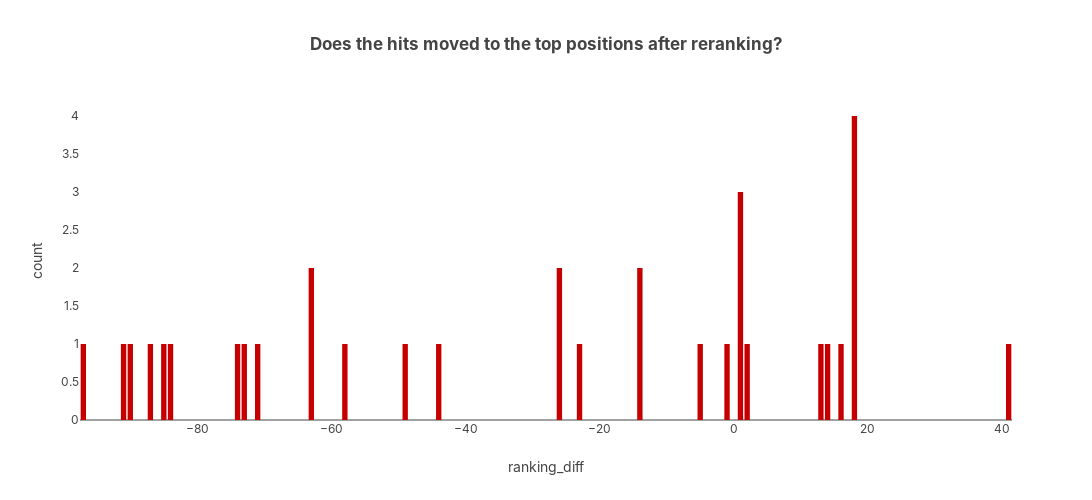

Source (notebook cell):
### Code cell
# The more dense at x > 0 and to the right the better

_df = (
    pd.merge(
        popular_recs_target,
        reranking_recs_target,
        on=['user_id', 'parent_asin'],
        suffixes=['_p', '_r']
    )
    .loc[lambda df: df['rating_p'].gt(0)]
    .loc[lambda df: df['rec_ranking_r'].between(0, cmparams.top_k + 1) | df['rec_ranking_p'].between(0, cmparams.top_k + 1)]
    .assign(ranking_diff=lambda df: df['rec_ranking_p'] - df['rec_ranking_r'])
)

_df.pipe(plot_rec_ranking_diff_histogram, name='ranking_diff', title='Does the hits moved to the top positions after reranking?')

logger.info(f"Number of hits that are moved upper after reranking: {_df.loc[lambda df: df['ranking_diff'].gt(0)].shape[0]}")
logger.info(f"Number of hits that are moved lower after reranking: {_df.loc[lambda df: df['ranking_diff'].lt(0)].shape[0]}")

### Figure 1 — Plotly figure (JSON) as saved in the notebook; plotly's stock layout.template omitted (floating-point values rounded to 4 significant figures)
{"data": [{"alignmentgroup": "True", "hovertemplate": "ranking_diff=%{x}<br>count=%{y}<extra></extra>", "legendgroup": "", "marker": {"color": "#c60000", "pattern": {"shape": ""}}, "name": "", "offsetgroup": "", "orientation": "v", "showlegend": false, "textposition": "auto", "type": "bar", "x": [-97, -91, -90, -87, -85, -84, -74, -73, -71, -63, -58, -49, -44, -26, -23, -14, -5, -1, 1, 2, 13, 14, 16, 18, 41], "xaxis": "x", "y": [1, 1, 1, 1, 1, 1, 1, 1, 1, 2, 1, 1, 1, 2, 1, 2, 1, 1, 3, 1, 1, 1, 1, 4, 1], "yaxis": "y"}], "layout": {"barmode": "relative", "height": 500, "legend": {"tracegroupgap": 0}, "title": {"text": "Does the hits moved to the top positions after reranking?"}, "width": 1300, "xaxis": {"anchor": "y", "autorange": true, "domain": [0, 1], "range": [-97.5, 41.5], "title": {"text": "ranking_diff"}, "type": "linear"}, "yaxis": {"anchor": "x", "autorange": true, "domain": [0, 1], "range": [0, 4.211], "showticklabels": true, "tickformat": ",", "title": {"text": "count"}, "type": "linear"}}}
